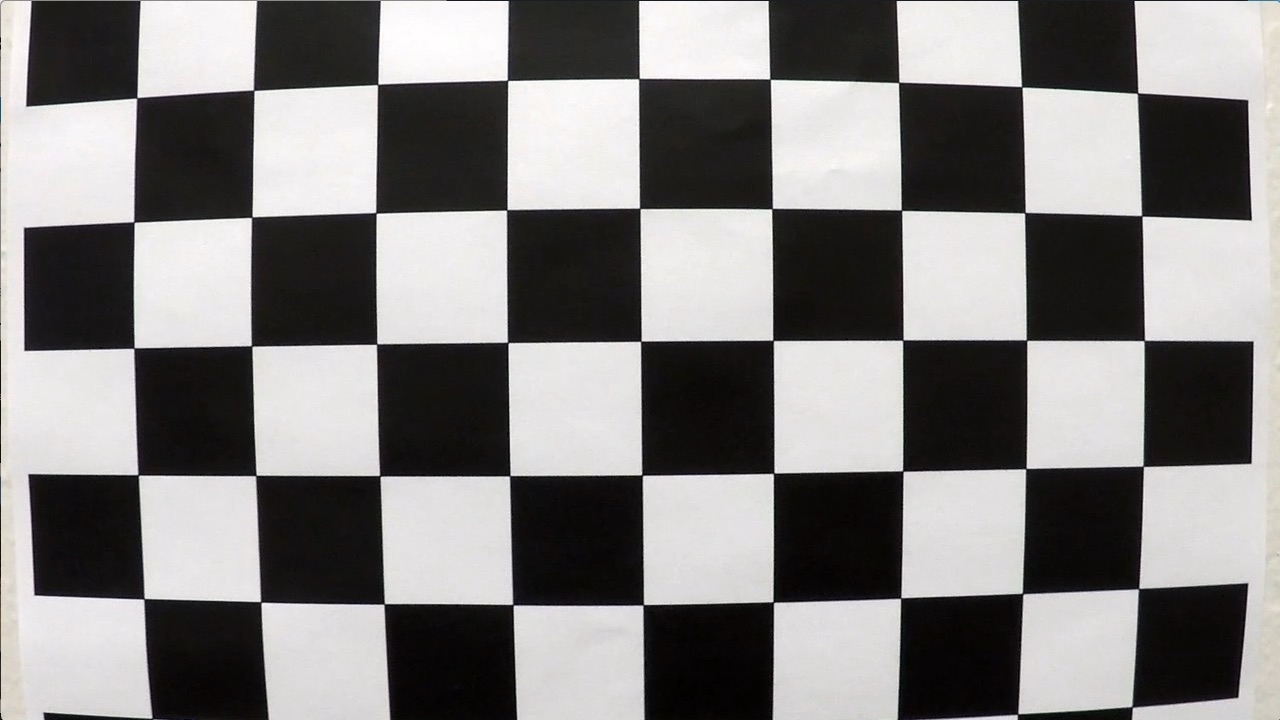
#> input picture camera_cal/calibration1.jpg, 1280 x 720 px; its folder holds only this picture in this run
$ python -i image_process.py   (imports and definitions only)   (older library calls are emulated)
#> lines starting #> are read from the running program, lines starting #| are printed output that depends on the picture; after the words box and inside, x2 and y2 are one past the last pixel; in counts of white or black regions, pixels touching at a corner belong together
import numpy as np
import cv2
import glob
import matplotlib.pyplot as plt


# [51 lines left out: functions abs_sobel_thresh, mag_thresh, dir_threshold, not called in this run]

def hls_select(img, thresh=(0, 255)):
    hls = cv2.cvtColor(img, cv2.COLOR_RGB2HLS)
    s_channel = hls[:,:,2]
    binary_output = np.zeros_like(s_channel)
    binary_output[(s_channel > thresh[0]) & (s_channel <= thresh[1])] = 1
    return binary_output

# [25 lines left out: functions rgb_select, luv_select, lab_select, equalize_histogram_color, not called in this run]

def equalize_histogram_color_select(img, thresh=(0, 255)):
#> called with thresh = (0, 255)
    yuv = cv2.cvtColor(img, cv2.COLOR_RGB2YUV)
#> yuv: shape (720, 1280, 3); mean of channels 0, 1, 2 128.9, 127.4, 129.2
    yuv[:, :, 0] = cv2.equalizeHist(yuv[:, :, 0])
#> yuv: shape (720, 1280, 3); mean of channels 0, 1, 2 129.3, 127.4, 129.2
    output = cv2.cvtColor(yuv, cv2.COLOR_YUV2RGB)
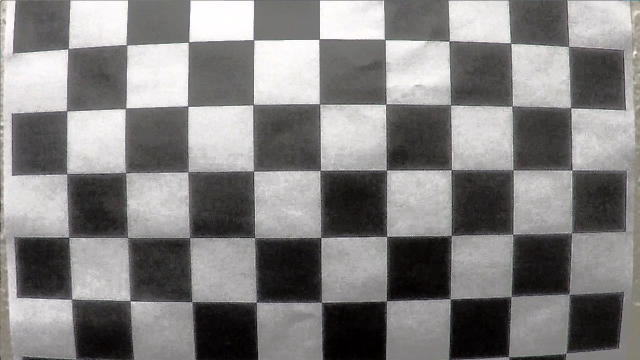
#> output: shape (720, 1280, 3) (shown at 1/2 size); mean R, G, B 130.5, 128.8, 128.2
    return hls_select(output)
#> in hls_select, `s_channel = hls[:,:,2]`:
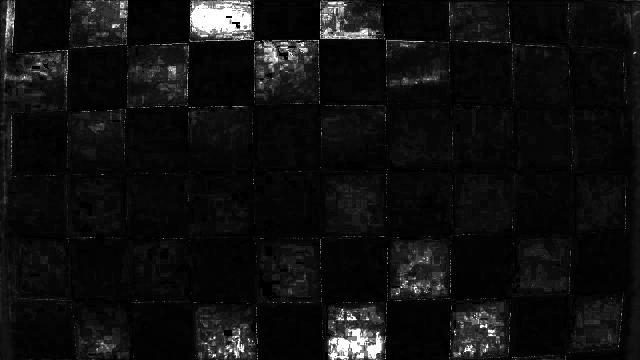
#> s_channel: shape (720, 1280) (shown at 1/2 size); min 0, max 255, mean 16.2
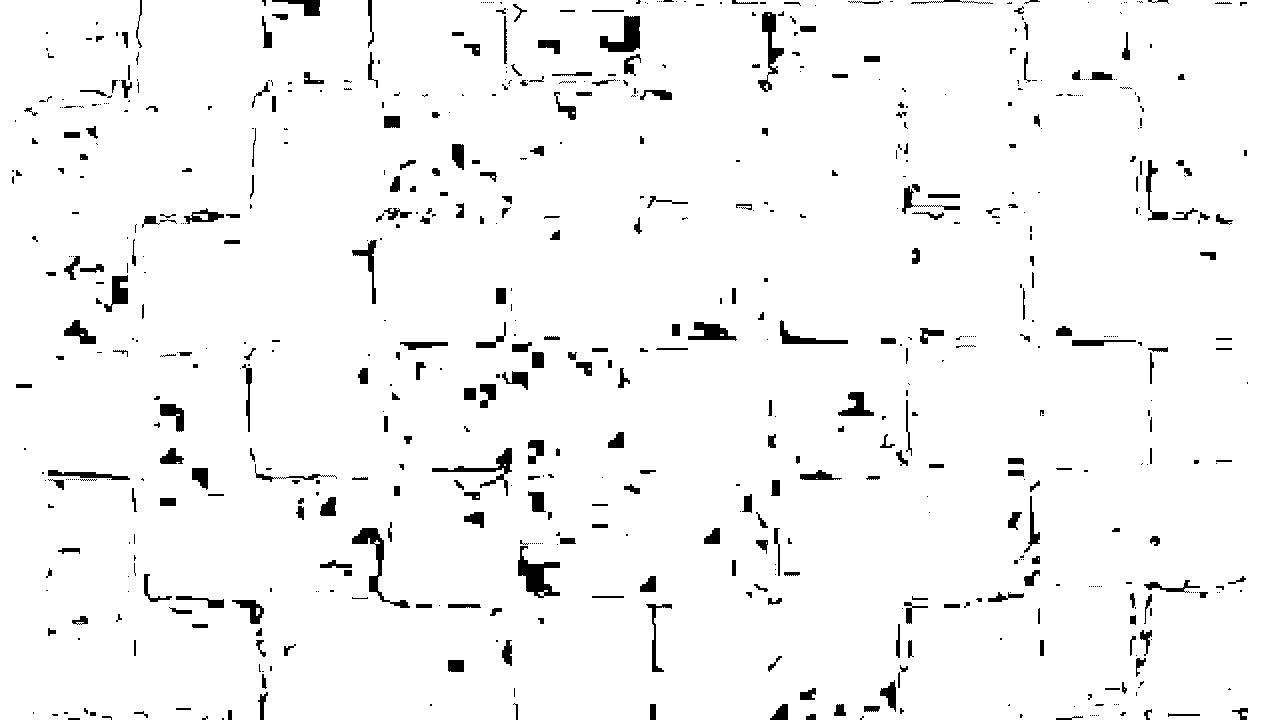
#> returned value: shape (720, 1280); values 0 (black) and 1 (white), 96.2% white; 693 black regions (374 under 20 px), largest, box (x1, y1, x2, y2) and area: (518, 546, 560, 598) 935, (352, 528, 410, 608) 845, (600, 16, 640, 52) 806

# [23 lines left out: function region_of_interest, not called in this run]

>>> import cv2
>>> picture = cv2.cvtColor(cv2.imread('camera_cal/calibration1.jpg'), cv2.COLOR_BGR2RGB)
>>> result = equalize_histogram_color_select(picture)

$ run again, on camera_cal/calibration10.jpg
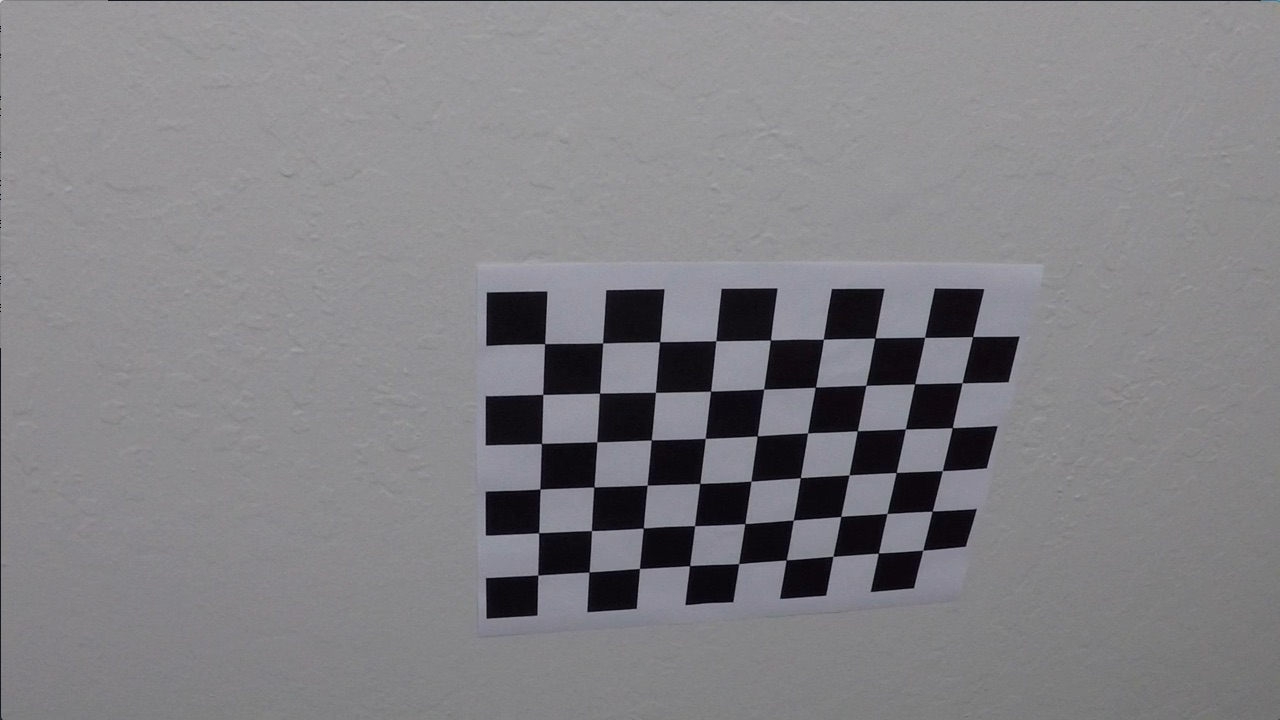
#> input picture camera_cal/calibration10.jpg, 1280 x 720 px
#> hls: shape (720, 1280, 3); mean of channels 0, 1, 2 117.1, 132.4, 20.9
#> in hls_select, `s_channel = hls[:,:,2]`:
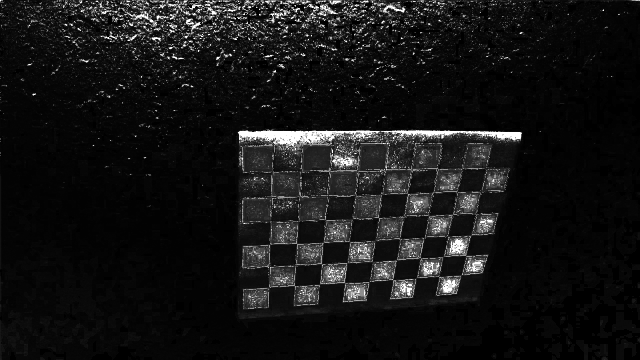
#> s_channel: shape (720, 1280) (shown at 1/2 size); min 0, max 255, mean 20.9
#> in equalize_histogram_color_select, `return hls_select(output)`:
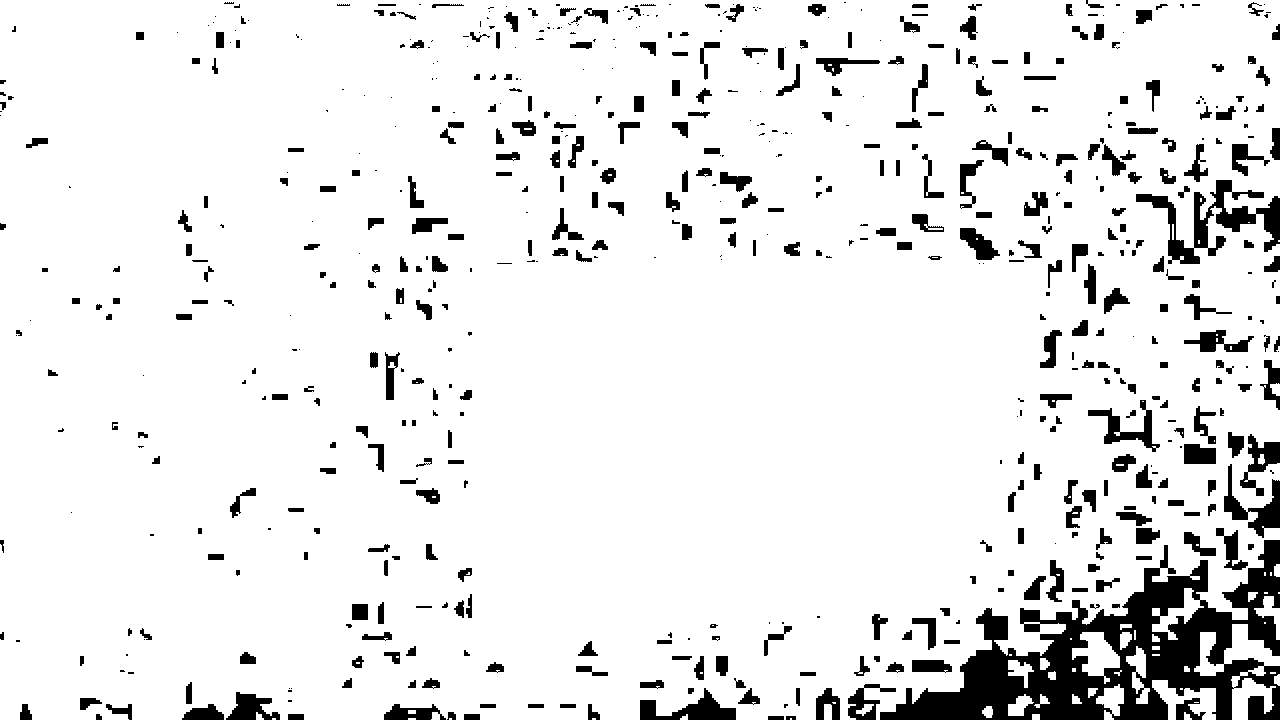
#> returned value: shape (720, 1280); values 0 (black) and 1 (white), 91% white; 625 black regions (218 under 20 px), largest, box (x1, y1, x2, y2) and area: (880, 540, 1280, 720) 28015, (1136, 180, 1280, 264) 3757, (640, 688, 736, 720) 1380

$ run again, on camera_cal/calibration11.jpg
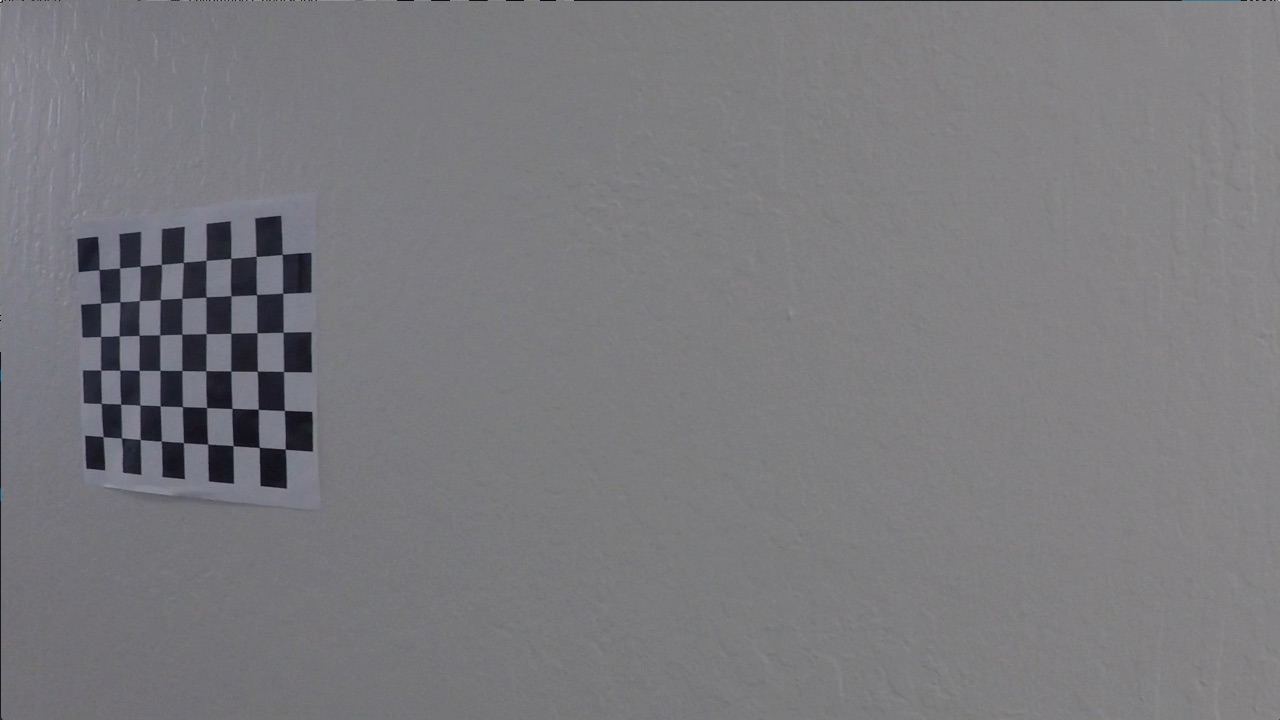
#> input picture camera_cal/calibration11.jpg, 1280 x 720 px
#> hls: shape (720, 1280, 3); mean of channels 0, 1, 2 112.2, 135.4, 21.2
#> in hls_select, `s_channel = hls[:,:,2]`:
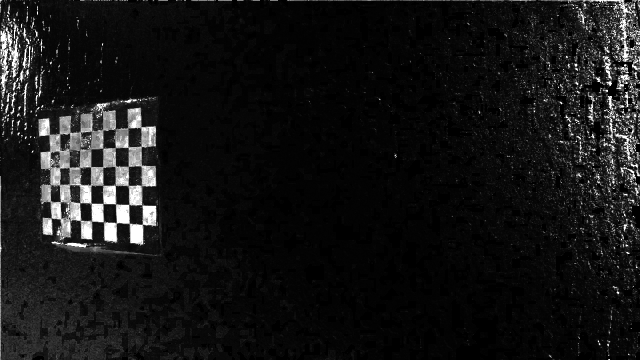
#> s_channel: shape (720, 1280) (shown at 1/2 size); min 0, max 255, mean 21.2
#> in equalize_histogram_color_select, `return hls_select(output)`:
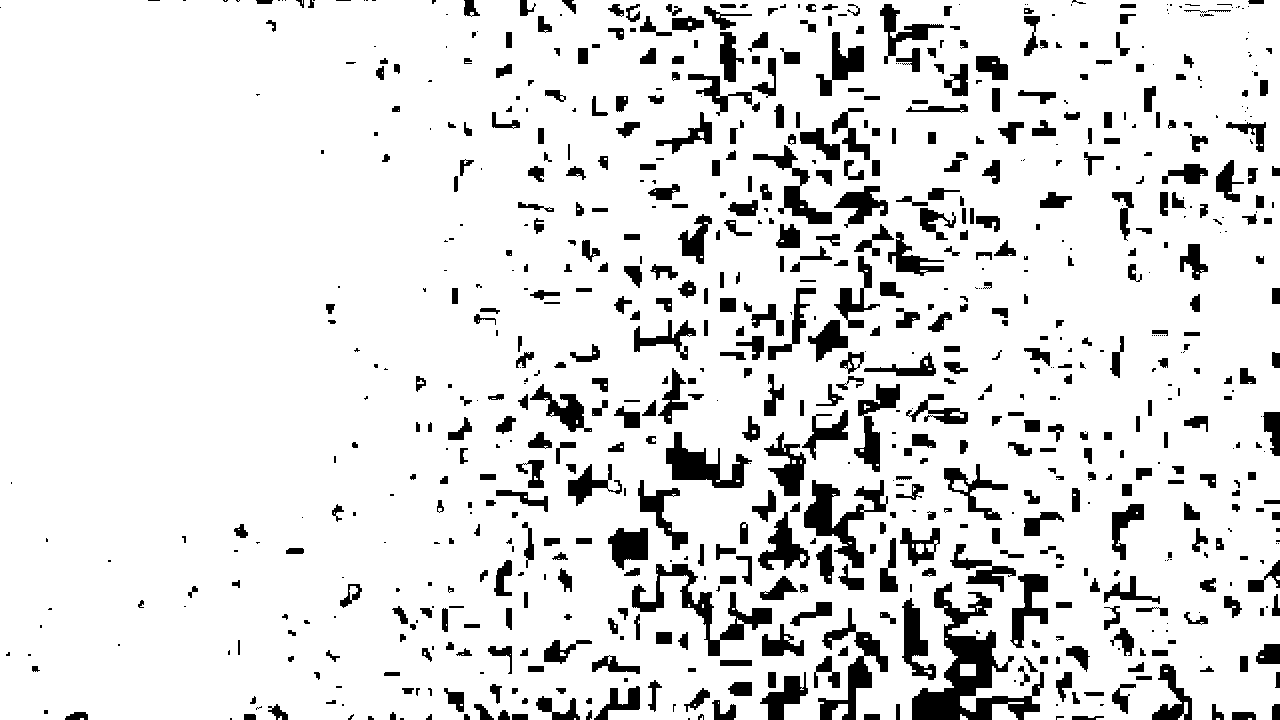
#> returned value: shape (720, 1280); values 0 (black) and 1 (white), 88.2% white; 786 black regions (250 under 20 px), largest, box (x1, y1, x2, y2) and area: (912, 582, 1044, 720) 6007, (632, 564, 772, 656) 2787, (804, 480, 888, 568) 2593
